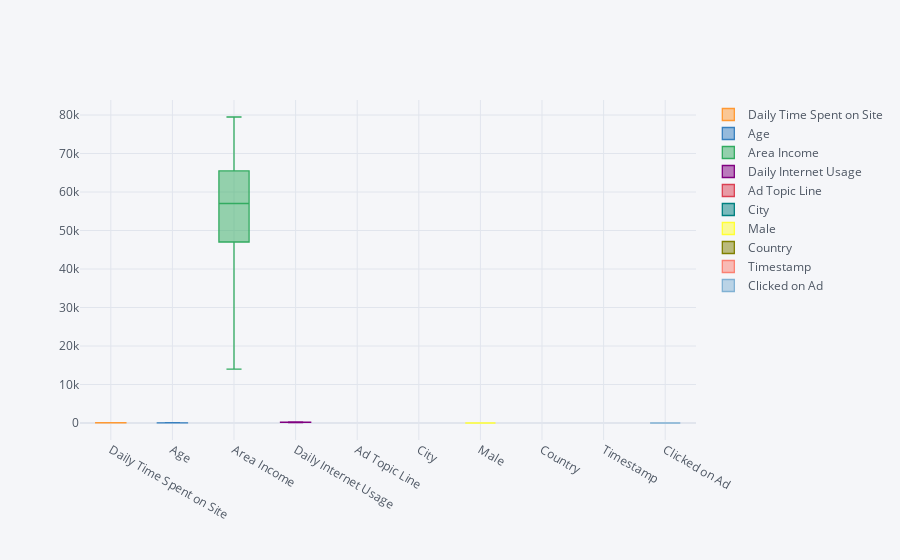

The notebook cell this image was saved under:
### Code cell
ad_data.iplot(kind='box')

### Figure 1 — Plotly figure (JSON) as saved in the notebook; plotly's stock layout.template omitted (floating-point values rounded to 4 significant figures; data arrays with more than 128 entries replaced by an {"elided": "..."} marker saying what was removed)
{"data": [{"boxpoints": false, "line": {"width": 1.3}, "marker": {"color": "rgba(255, 153, 51, 1.0)"}, "name": "Daily Time Spent on Site", "orientation": "v", "type": "box", "y": {"elided": "1000 float values"}}, {"boxpoints": false, "line": {"width": 1.3}, "marker": {"color": "rgba(55, 128, 191, 1.0)"}, "name": "Age", "orientation": "v", "type": "box", "y": {"elided": "1000 int values"}}, {"boxpoints": false, "line": {"width": 1.3}, "marker": {"color": "rgba(50, 171, 96, 1.0)"}, "name": "Area Income", "orientation": "v", "type": "box", "y": {"elided": "1000 float values"}}, {"boxpoints": false, "line": {"width": 1.3}, "marker": {"color": "rgba(128, 0, 128, 1.0)"}, "name": "Daily Internet Usage", "orientation": "v", "type": "box", "y": {"elided": "1000 float values"}}, {"boxpoints": false, "line": {"width": 1.3}, "marker": {"color": "rgba(219, 64, 82, 1.0)"}, "name": "Ad Topic Line", "orientation": "v", "type": "box", "y": {"elided": "1000 str values"}}, {"boxpoints": false, "line": {"width": 1.3}, "marker": {"color": "rgba(0, 128, 128, 1.0)"}, "name": "City", "orientation": "v", "type": "box", "y": {"elided": "1000 str values"}}, {"boxpoints": false, "line": {"width": 1.3}, "marker": {"color": "rgba(255, 255, 51, 1.0)"}, "name": "Male", "orientation": "v", "type": "box", "y": {"elided": "1000 int values"}}, {"boxpoints": false, "line": {"width": 1.3}, "marker": {"color": "rgba(128, 128, 0, 1.0)"}, "name": "Country", "orientation": "v", "type": "box", "y": {"elided": "1000 str values"}}, {"boxpoints": false, "line": {"width": 1.3}, "marker": {"color": "rgba(251, 128, 114, 1.0)"}, "name": "Timestamp", "orientation": "v", "type": "box", "y": {"elided": "1000 str values"}}, {"boxpoints": false, "line": {"width": 1.3}, "marker": {"color": "rgba(128, 177, 211, 1.0)"}, "name": "Clicked on Ad", "orientation": "v", "type": "box", "y": {"elided": "1000 int values"}}], "layout": {"legend": {"bgcolor": "#F5F6F9", "font": {"color": "#4D5663"}}, "paper_bgcolor": "#F5F6F9", "plot_bgcolor": "#F5F6F9", "title": {"font": {"color": "#4D5663"}}, "xaxis": {"gridcolor": "#E1E5ED", "showgrid": true, "tickfont": {"color": "#4D5663"}, "title": {"font": {"color": "#4D5663"}, "text": ""}, "zerolinecolor": "#E1E5ED"}, "yaxis": {"gridcolor": "#E1E5ED", "showgrid": true, "tickfont": {"color": "#4D5663"}, "title": {"font": {"color": "#4D5663"}, "text": ""}, "zerolinecolor": "#E1E5ED"}}}
